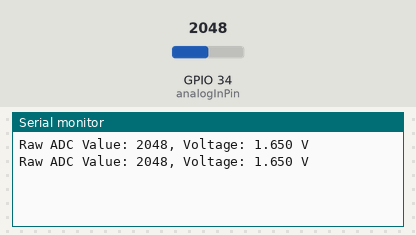
The sketch below on a simulated ESP32. Shown: the last lines printed to the serial monitor. The inputs (shaded band) are chosen by the test bench; at power-on: GPIO 34 (analogInPin) = 2048.

Above: at 1.8 s.
1.9 s: GPIO 34 (analogInPin) set to 2866
At 2.7 s:
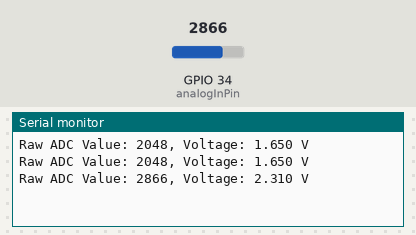
3.4 s: GPIO 34 (analogInPin) set to 3603
At 4.8 s:
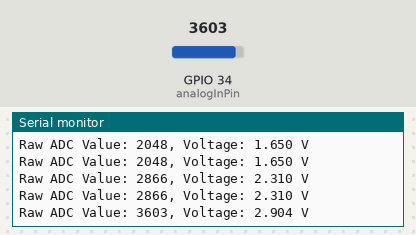
Timing chart, 0 to 6.4 s (numbered marks = the images above; inputs shaded):
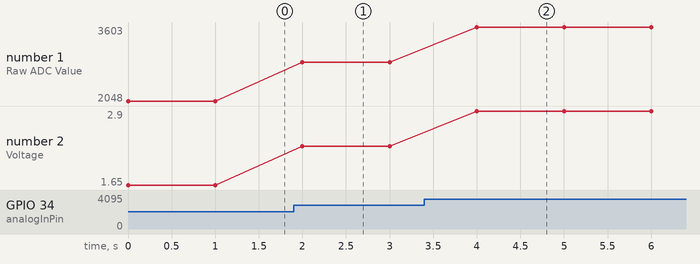

The sketch:

foto_161.ino
```cpp
const int analogInPin = 34; // Analog input pin on ESP32

void setup() {
  Serial.begin(115200);
}

void loop() {
  int sensorValue = analogRead(analogInPin); // Read analog input

  float voltage = sensorValue * (3.3 / 4095); // Convert ADC value to voltage (3.3V reference, 12-bit resolution)

  Serial.print("Raw ADC Value: ");
  Serial.print(sensorValue);
  Serial.print(", Voltage: ");
  Serial.print(voltage, 3); // Print voltage with 3 decimal places
  Serial.println(" V");

  delay(1000); // Delay for 1 second
}
```

Measured:
- after the input at 1.9 s, the serial monitor: prints a new line after 0.10 s (image 1)
- after the input at 3.4 s, the serial monitor: prints a new line after 0.60 s (image 2)
- plotted number 1: 2048 → 2866 after the input at 1.9 s, 2866 → 3603 after the input at 3.4 s
- plotted number 2: 1.65 → 2.31 after the input at 1.9 s, 2.31 → 2.9 after the input at 3.4 s
